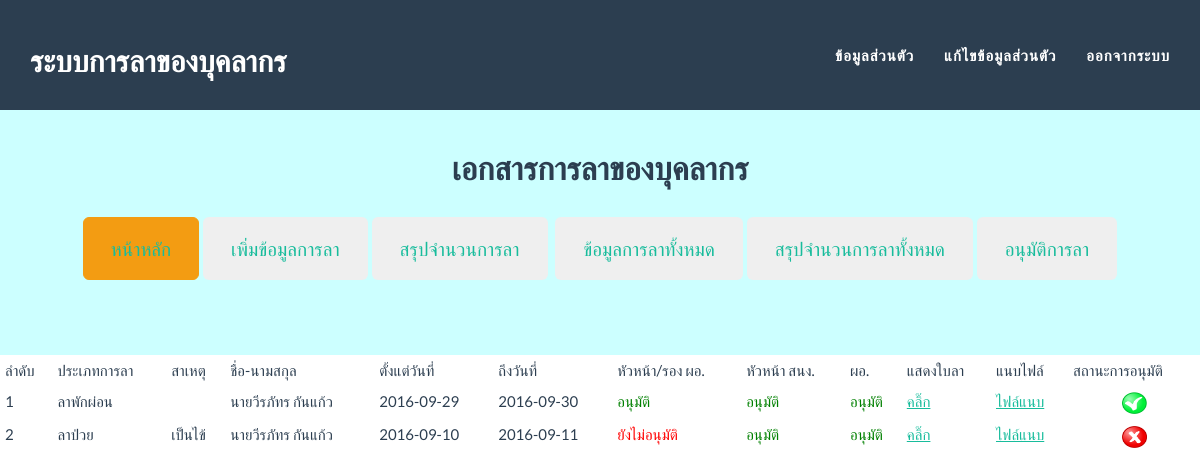
Page /laallow.php (signed in) on the committed database.
### tables this page shows
CREATE TABLE IF NOT EXISTS `la_detail` (
  `id_detail` int(11) NOT NULL AUTO_INCREMENT,
  `id_type` int(11) DEFAULT NULL,
  `sdate` varchar(255) DEFAULT NULL,
  `ndate` varchar(255) DEFAULT NULL,
  `comment` varchar(255) DEFAULT NULL,
  `id_personal` int(11) DEFAULT NULL,
  `id_personal_tan` int(11) NOT NULL,
  `now_date` varchar(50) DEFAULT NULL,
  `status1` varchar(255) DEFAULT NULL,
  `status2` varchar(255) DEFAULT NULL,
  `status3` varchar(255) DEFAULT NULL,
  `file` varchar(255) DEFAULT NULL,
  `namla` int(10) DEFAULT NULL,
  `id_boss` int(5) NOT NULL,
  PRIMARY KEY (`id_detail`)
);

CREATE TABLE IF NOT EXISTS `la_type` (
  `id_type` int(11) NOT NULL DEFAULT '0',
  `nametype` varchar(255) DEFAULT NULL,
  PRIMARY KEY (`id_type`)
);

CREATE TABLE IF NOT EXISTS `la_prefix` (
  `id_prefix` int(11) NOT NULL DEFAULT '0',
  `nameprefix` varchar(255) DEFAULT NULL,
  PRIMARY KEY (`id_prefix`)
);

CREATE TABLE IF NOT EXISTS `la_personal` (
  `id_personal` int(11) NOT NULL AUTO_INCREMENT,
  `id_prefix` int(11) DEFAULT NULL,
  `username` varchar(50) DEFAULT NULL,
  `password` int(11) DEFAULT NULL,
  `fname` varchar(255) DEFAULT NULL,
  `lname` varchar(255) DEFAULT NULL,
  `id_position` int(11) DEFAULT NULL,
  `id_subdepart` int(11) DEFAULT NULL,
  `id_departmaent` int(11) DEFAULT NULL,
  `id_boss` int(11) DEFAULT NULL,
  `tel` varchar(255) DEFAULT NULL,
  `permission` int(5) NOT NULL,
  PRIMARY KEY (`id_personal`)
);

### config.php (called while the page is built, shortened)
<?php
function db()
{
	return $GLOBALS['mysqli'];
}
?>

### laallow.php (the view, shortened to what this page needs)
<?php
include 'config.php';
?>
<!DOCTYPE html>
<html lang="en">
	<head>
	<link href="css/bootstrap.min.css" rel="stylesheet">
	<link href="css/freelancer.css" rel="stylesheet">
    <link href="css/font.css" rel="stylesheet">
	<link href="font-awesome/css/font-awesome.min.css" rel="stylesheet" type="text/css">
	</head>
<body id="page-top" class="index">
	<?php include 'menu.php';?>
<br>
    <br>
<table class="table table-condensed">
	<tr>
		<td>ลำดับ</td>
		<td>ประเภทการลา</td>
		<td>สาเหตุ</td>
		<td>ชื่อ-นามสกุล</td>
		<td>ตั้งแต่วันที่</td>
		<td>ถึงวันที่</td>
		<td>หัวหน้า/รอง ผอ.</td>
		<td>หัวหน้า สนง.</td>
        <td>ผอ.</td>
        <td>แสดงใบลา</td>
		<td>แนบไฟล์</td>
        <td>สถานะการอนุมัติ</td>
	</tr>
<?php
if($_SESSION['permiss']==3 or $_SESSION['permiss']==4){
	$query = db()->query('SELECT id_detail,id_type,sdate,ndate,comment,id_personal,now_date,status1,status2,status3,file,id_boss FROM la_detail');
}else{
	$query = db()->query('SELECT id_detail,id_type,sdate,ndate,comment,id_personal,now_date,status1,status2,status3,file,id_boss FROM la_detail where id_boss="'.$_SESSION['idboss'].'"');
}
$count=1;
while(list($id_detail,$id_type,$sdate,$ndate,$comment,$id_personal,$now_date,$status1,$status2,$status3,$file,$id_boss) = $query->fetch_row())
{
?>
<tr>
		<td><?php echo $count++;?></td>
		<td><?php
		$query1 = db()->query('SELECT * from la_type where id_type="'.$id_type.'"');
		$row = $query1->fetch_assoc();
		echo $row['nametype'];
		?></td>
		<td><?php echo $comment;?></td>
		<td><?php
		$query2 = db()->query('SELECT * from la_personal where id_personal="'.$id_personal.'"');
		$row2 = $query2->fetch_assoc();
		$query3 = db()->query('SELECT * from la_prefix where id_prefix="'.$row2['id_prefix'].'"');
		$row3 = $query3->fetch_assoc();
		echo $row3['nameprefix'].$row2['fname']." ".$row2['lname'];
		?></td>
		<td><?php echo $sdate;?></td>
		<td><?php echo $ndate;?></td>
        <td>  <?php
			if($status1==0){
				echo "<font color='red'>ยังไม่อนุมัติ</font>";
			}else{
				echo "<font color='green'>อนุมัติ</font>";
			}
		?></td>
        <td><?php
			if($status2==0){
				echo "<font color='red'>ยังไม่อนุมัติ</font>";
			}else{
				echo "<font color='green'>อนุมัติ</font>";
			}
		?></td>
        <td><?php
			if($status3==0){
				echo "<font color='red'>ยังไม่อนุมัติ</font>";
			}else{
				echo "<font color='green'>อนุมัติ</font>";
			}
		?></td>
         <td>
         <?php
			if($id_type==1){
			?>	 <a href="from1.php?id_detail=<?php echo $id_detail;?>">คลิ๊ก</a>
			<?php }else{?>
				<a href="from2.php?id_detail=<?php echo $id_detail;?>">คลิ๊ก</a>
			<?php }
		?>
        </td>
        <td><a href="./uploads/<?php echo $file?>" target="_blank">ไฟล์แนบ</a></td>
		<td>  <?php
		$query2 = db()->query('SELECT * from la_personal where id_personal="'.$_SESSION['iduser'].'"');
		$row2 = $query2->fetch_assoc();
		if($row2['permission']==2){
			if($status1==1){
			?>	 <center><a href="upstallow.php?id_detail=<?php echo $id_detail;?>"><img src="../la/img/correct.png" alt="อนุญาติ" height="22" width="25"></center></a>
			<?php }else{?>
				<center><a href="upstallow.php?id_detail=<?php echo $id_detail;?>"><img src="../la/img/wrong.png" alt="ไม่อนุญาติ" height="22" width="25"></center></a>
			<?php }
		}
			?>	 <center><a href="upstallow.php?id_detail=<?php echo $id_detail;?>"><img src="../la/img/correct.png" alt="อนุญาติ" height="22" width="25"></center></a>
		?></td>
		</tr>
<?php
}
?>
</table>
</body>
</html>

### css/freelancer.css (style rules this page uses)
body { overflow-x: hidden; }
a, a:hover, a:focus, a:active, a.active { outline: 0; color: #18bc9c; }

### rows in the picture
la_detail: id_type.nametype "ลาพักผ่อน", la_prefix.nameprefix "นาย", id_personal.fname "วีรภัทร", id_personal.lname "กันแก้ว", sdate "2016-09-29", ndate "2016-09-30", status1 "อนุมัติ", status2 "อนุมัติ", status3 "อนุมัติ"
la_detail: id_type.nametype "ลาป่วย", comment "เป็นไข้", la_prefix.nameprefix "นาย", id_personal.fname "วีรภัทร", id_personal.lname "กันแก้ว", sdate "2016-09-10", ndate "2016-09-11", status1 "ยังไม่อนุมัติ", status2 "อนุมัติ", status3 "อนุมัติ"
